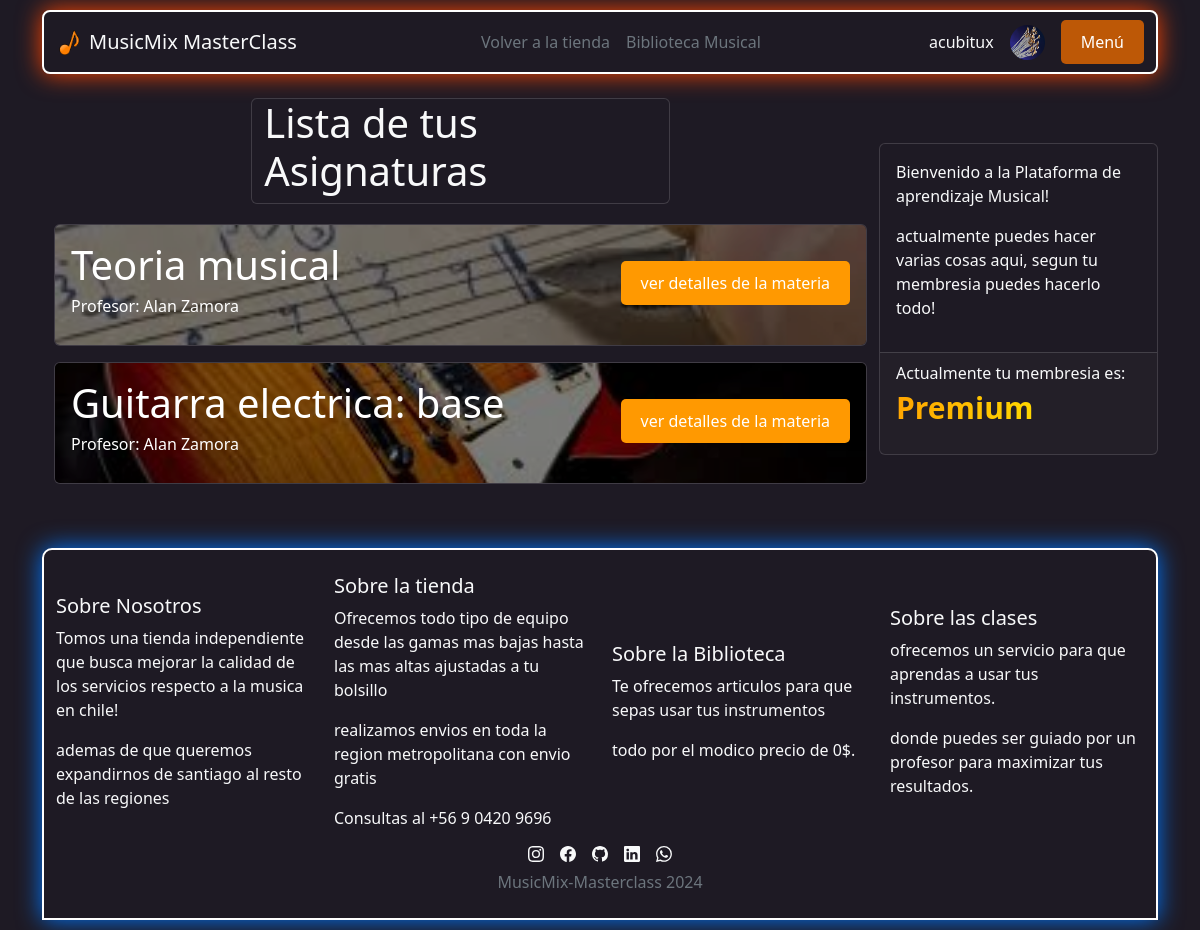
Screenshot of /MusicClass/classinicio/ (signed in) with the database file from the repository.
### Store/models.py (models this page shows, shortened)
class Usuario(AbstractUser):
    RUT                 = models.CharField(default = '', max_length = 13,  unique = True, error_messages = {"unique": "El rut ya está registrado."}, blank=True)
    nacimiento          = models.DateField(null = True)
    genero              = models.IntegerField(default = 2, choices = opcionesSexo)
    telefono            = models.CharField(default = '', max_length = 15)
    direccion           = models.CharField(default = '', max_length = 300)
    region              = models.IntegerField(null = True, blank = True, choices = regiones)
    comuna              = models.IntegerField(null = True, blank = True, choices = comunas)
    foto_de_Usuario     = models.ImageField(upload_to = "usuarios",null = True)
    es_profesor         = models.BooleanField(default=False)
    es_admin_biblioteca = models.BooleanField(default=False)
    class Meta:
        ordering = ['username']

### Classes/models.py (models this page shows, shortened)
class Asignatura(models.Model):
    id_asignatura       = models.AutoField(primary_key=True)
    nombre_asignatura   = models.TextField(max_length=30)
    desc_asignatura     = QuillField()
    fecha_creacion      = models.DateField(auto_now_add=True)
    profesor            = models.ForeignKey(Usuario,on_delete= models.PROTECT)
    activa              = models.BooleanField()
    duracion            = models.IntegerField(help_text="Duración en semanas", null=True, blank=True)
    cupos_maximos       = models.PositiveIntegerField(default=30)
    horario             = models.TextField(null=True, blank=True)
    imagen_asignatura   = models.ImageField(upload_to='asignaturas')

### Classes/views.py (the view)
# urls.py: path('classinicio/',  classinicio,  name='classinicio'),
@login_required
def classinicio(request):
    usuario = request.user
    membresia = Membresia.objects.filter
    asignaturaxalumno = AsignaturaXAlumno.objects.filter(id_alumno_usuario=usuario)
    asignaturas_alumno = Asignatura.objects.filter(id_asignatura__in=asignaturaxalumno.values_list('id_asignatura_rel', flat=True))
    data = {
        'asignaturasalumno' : asignaturas_alumno,
        'membresia': membresia
        }
    return render(request, 'clases/classinicio.html', data)

### Store/Cart/context_processor.py (called while the page is built)
def importe_total_carro(request):
    total = 0
    if 'carro' in request.session.keys():
        for key,value in request.session["carro"].items():
            total += int(value["precio"] * value["cantidad"])
    return {"importe_total_carro":total}

### Classes/Templates/clases/classinicio.html (shortened to what this page needs)
{% extends "Base3.html" %}
{% load humanize %}
{% load static %}
{% block content %}
<body>
    <div class="container">
        <div class="row justify-content-around align-items-center">
            <div class="col-9">
                <div class="row justify-content-center mb-1">
                    <div class="card col-6 mb-3 align-items-center">
                        <h1>Lista de tus Asignaturas</h1>
                    </div>
                </div>
                {% for i in asignaturasalumno %}
                <div class="card text-white mb-3">
                    <img src="{{i.imagen_asignatura.url}}" class="card-img" id="imagen">
                    <div class="card-img-overlay">
                        <div class="d-flex justify-content-between align-items-center">
                            <div class="">
                                <h1>{{i.nombre_asignatura}}</h1>
                                <h6 class="">Profesor:
                                    {{ i.profesor.first_name | capfirst}}
                                    {{ i.profesor.last_name | capfirst}}</h6>
                            </div>
                            <a href="{% url 'detalleclase' i.id_asignatura %}" class="btn btn-success-custom">
                                ver detalles de la materia</a>
                        </div>
                    </div>
                </div>
                {% endfor %}
            </div>
            <div class="card p-0 col-3">
                <div class="card-body">
                    <p>Bienvenido a la Plataforma de aprendizaje Musical!</p>
                    <p>actualmente puedes hacer varias cosas aqui, segun tu membresia puedes hacerlo todo!</p>
                </div>
                <div class="card-footer">
                    Actualmente tu membresia es:
                    <p id="premiumText">Premium</p>
                </div>
            </div>
        </div>
    </div>
</body>
{% endblock %}

### Classes/Templates/base3.html (shortened to what this page needs)
{% load static %}
{% load humanize %}
<!DOCTYPE html>
<html lang="es">
<head>
    <link href="https://cdn.jsdelivr.net/npm/bootstrap@5.3.0/dist/css/bootstrap.min.css" rel="stylesheet"
>
    <link rel="stylesheet" type="text/css" href="{% static 'css/styles.css' %}">
</head>
<body data-bs-theme="dark">
    <div class="container">
        <nav class="navbar navbar-expand-lg" id="navbarcolor">
            <div class="container-fluid d-flex justify-content-between align-items-center">
                <a class="navbar-brand d-flex align-items-center" href="{% url 'classinicio' %}"
                    style="color: var(--bs-body-color);">
                    <img src="{% static 'images/icono pagina.png' %}" width="25" height="25" alt="Icono MusicBook"
                        class="me-2">
                    MusicMix MasterClass
                </a>
                <div class="navbar-nav d-flex flex-row">
                    <button class="btn btn-link nav-link link-secondary"
                        onclick="redirectTo('{% url 'inicio' %}')">Volver a la tienda</button>
                    <button class="btn btn-link nav-link link-secondary"
                        onclick="redirectTo('{% url 'bookinicio' %}')">Biblioteca Musical</button>
                </div>
                <div class="d-flex align-items-center">
                    {% if not user.is_authenticated %}
                    <a href="{% url 'login' %}" class="btn btn-secondary me-2">Iniciar Sesión</a>
                    <a href="{% url 'registrarse' %}" class="btn btn-secondary me-2">Registrarse</a>
                    <button class="btn btn-secondary" data-bs-toggle="offcanvas" href="#offcanvasExample" role="button">
                        Menú
                    </button>
                    {% else %}
                    <div class="d-flex align-items-center">
                        <span class="me-3">{{ user.username }}</span>
                        {% if user.foto_de_Usuario %}
                        <img class="rounded-circle me-3" src="{{ user.foto_de_Usuario.url }}" alt="Foto de Usuario"
                            width="35" height="35">
                        {% endif %}
                        <button class="btn btn-primary-custom" data-bs-toggle="offcanvas" href="#offcanvasExample"
                            role="button">
                            Menú
                        </button>
                    </div>
                    {% endif %}
                </div>
            </div>
        </nav>
        <br>
        {% block content %}
        {% endblock %}
        {% include 'footer.html' %}
    </div>
</body>
</html>

### static/css/styles.css (style rules this page uses)
:root { --box-shadow-light: 0 0 10px black; --border-light: 1px solid gray; }
[data-bs-theme="dark"] { --box-shadow-dark-1: 0 0 10px #ff7301; --box-shadow-dark-2: 0 0 10px #ff9901; --box-shadow-dark-3: 0 0 10px #bd5806; --border-dark: 1px solid white; }

### Classes/Templates/base3.html (style rules this page uses)
:root { --box-shadow-light: 0 0 10px black; --border-light: 1px solid gray; }
[data-bs-theme="dark"] { --box-shadow-dark-1: 0 0 10px #ff7301; --box-shadow-dark-2: 0 0 10px #ff9901; --box-shadow-dark-3: 0 0 10px #bd5806; --border-dark: 1px solid white; }
#navbarcolor { border-radius: 8px; border: 2px solid white; box-shadow: 0 0 25px orangered, inset 0 0 0px orangered; margin-top: 10px; }

### Classes/Templates/clases/classinicio.html (style rules this page uses)
#imagen { max-height: 120px; object-fit: cover; width: 100%; filter: brightness(50%); }
#premiumText { font-size: 30px; font-weight: bold; background: linear-gradient(90deg, orange, yellow, orange); background-size: 200% 100%; color: transparent; background-clip: text; -webkit-background-clip: text; animation: rainbowAnimation 3s infinite linear; }

### rows the page displays
Usuario: username "acubitux", foto_de_Usuario (picture)
Asignatura: imagen_asignatura (picture), nombre_asignatura "Teoria musical", profesor.first_name "Alan", profesor.last_name "Zamora"
Asignatura: imagen_asignatura (picture), nombre_asignatura "Guitarra electrica: base", profesor.first_name "Alan", profesor.last_name "Zamora"
